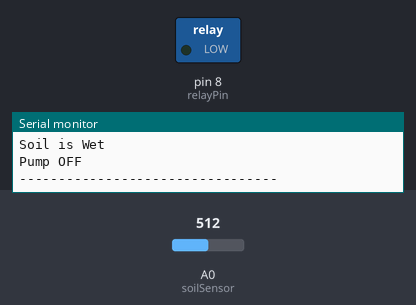
Recording of a sketch running on a simulated Arduino Uno, built with avr-gcc and run on an emulated ATmega328P. Shown: switched loads named in the sketch (green lamp = pin HIGH), the last lines printed to the serial monitor. The inputs (shaded band) are chosen by the test bench; at power-on: A0 (soilSensor) = 512.

Above: at 2.9 s.
3.0 s: A0 (soilSensor) set to 589
5.7 s: A0 (soilSensor) set to 612
At 6.8 s:
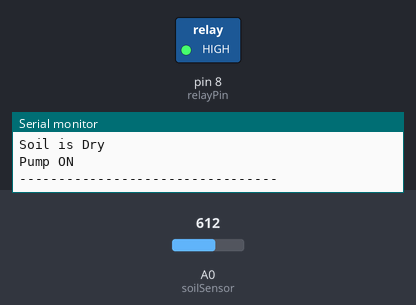
8.4 s: A0 (soilSensor) set to 590
At 11.4 s:
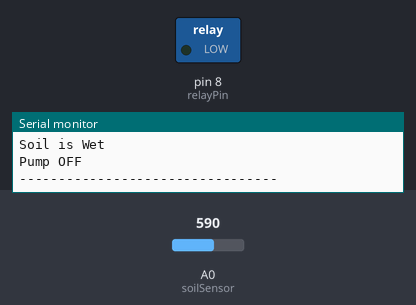
11.7 s: A0 (soilSensor) set to 610
At 13.6 s:
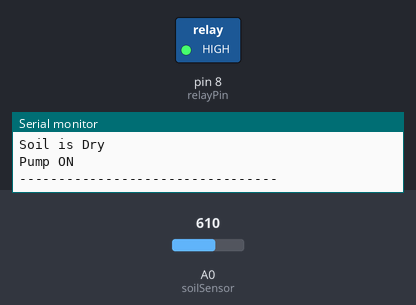
Timing chart, 0 to 15.1 s (numbered marks = the images above; inputs shaded):
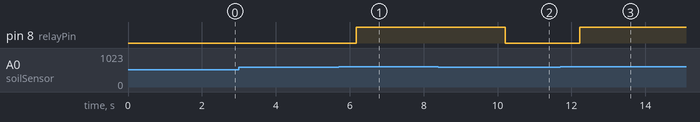

Measured:
- the behaviour switches between 600 and 601 on A0 (soilSensor) (found by bisection; images 0 and 1)
- after the input at 5.7 s, pin 8 (relayPin): LOW → HIGH after 0.47 s
- after the input at 8.4 s, pin 8 (relayPin): HIGH → LOW after 1.8 s
- after the input at 11.7 s, pin 8 (relayPin): LOW → HIGH after 0.53 s

The sketch:

Automated_Irrigation_Controller.ino
```cpp
/*
 Project 2 : Automated Irrigation Controller
 Decode Labs IoT Internship
*/

const int soilSensor = A0;
const int relayPin = 8;

int moistureValue;

void setup()
{
  Serial.begin(9600);

  pinMode(relayPin, OUTPUT);

  // Pump OFF initially
  digitalWrite(relayPin, LOW);

  Serial.println("=================================");
  Serial.println("Automated Irrigation Controller");
  Serial.println("=================================");
}

void loop()
{
  moistureValue = analogRead(soilSensor);

  Serial.print("Soil Moisture Value : ");
  Serial.println(moistureValue);

  if (moistureValue > 600)
  {
    Serial.println("Soil is Dry");
    Serial.println("Pump ON");
    digitalWrite(relayPin, HIGH);
  }
  else
  {
    Serial.println("Soil is Wet");
    Serial.println("Pump OFF");
    digitalWrite(relayPin, LOW);
  }

  Serial.println("---------------------------------");

  delay(2000);
}
```
